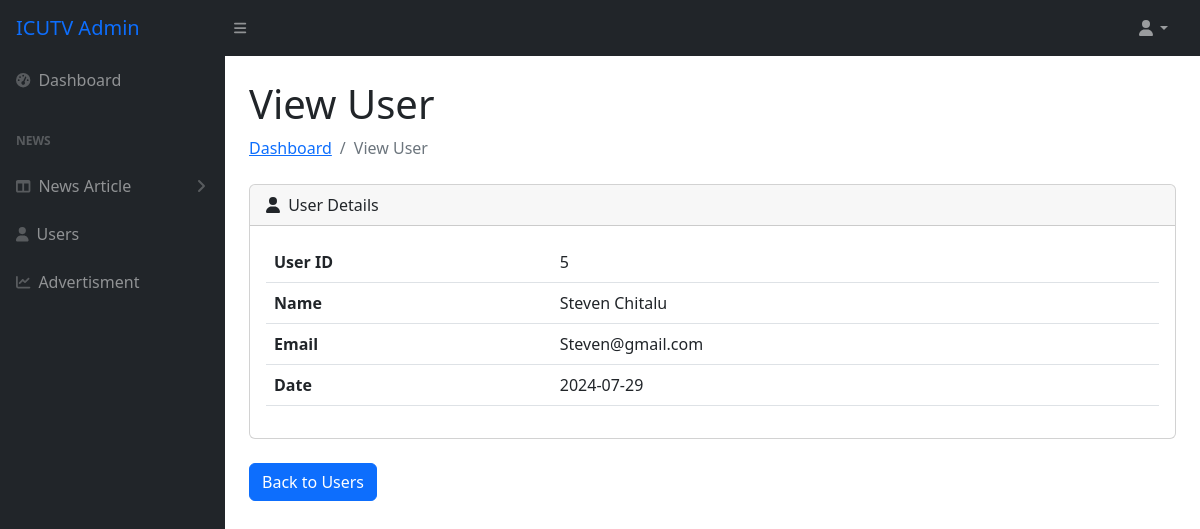
/admin/view_user.php?user_id=5 (signed in), run on the app's committed database.
### tables this page shows
CREATE TABLE `users` (
  `user_id` int(11) NOT NULL,
  `Fullname` varchar(250) NOT NULL,
  `Email` varchar(250) NOT NULL,
  `Password` varchar(250) NOT NULL,
  `date` date NOT NULL
);

### admin/view_user.php (the view, shortened to what this page needs)
<?php
include 'connection/conn.php';
$user_id = isset($_GET['user_id']) ? intval($_GET['user_id']) : 0;
if ($user_id > 0) {
    $stmt = $conn->prepare("SELECT user_id, Fullname, Email, date, Password FROM users WHERE user_id = ?");
    $stmt->bind_param("i", $user_id);
    $stmt->execute();
    $result = $stmt->get_result();
    if ($result->num_rows == 1) {
        $user = $result->fetch_assoc();
    } else {
        echo "<script>alert('User not found.'); window.location.href='users.php';</script>";
        exit;
    }
} else {
    echo "<script>alert('Invalid user ID.'); window.location.href='users.php';</script>";
    exit;
}
?>
<!DOCTYPE html>
<html lang="en">
<head>
    <link href="css/styles.css" rel="stylesheet" />
</head>
<body class="sb-nav-fixed">
    <?php include_once 'nav.php'; ?>
    <div id="layoutSidenav">
        <?php include 'header.php'; ?>
        <div id="layoutSidenav_content">
            <main>
                <div class="container-fluid px-4">
                    <h1 class="mt-4">View User</h1>
                    <ol class="breadcrumb mb-4">
                        <li class="breadcrumb-item"><a href="index.php">Dashboard</a></li>
                        <li class="breadcrumb-item active">View User</li>
                    </ol>
                    <div class="card mb-6">
                        <div class="card-header">
                            <i class="fas fa-user me-1"></i>
                            User Details
                        </div>
                        <div class="card-body">
                            <table class="table">
                                <tr>
                                    <th>User ID</th>
                                    <td><?php echo htmlspecialchars($user['user_id']); ?></td>
                                </tr>
                                <tr>
                                    <th>Name</th>
                                    <td><?php echo htmlspecialchars($user['Fullname']); ?></td>
                                </tr>
                                <tr>
                                    <th>Email</th>
                                    <td><?php echo htmlspecialchars($user['Email']); ?></td>
                                </tr>
                                <tr>
                                    <th>Date</th>
                                    <td><?php echo htmlspecialchars($user['date']); ?></td>
                                </tr>
                            </table>
                        </div>
                    </div>
                    <div class="mt-4 mb-0">
                        <a href="users.php" class="btn btn-primary">Back to Users</a>
                    </div>
                </div>
            </main>
        </div>
    </div>
</body>
</html>

### data on the page
users: user_id "5", Fullname "Steven Chitalu", Email "Steven@gmail.com", date "2024-07-29"
